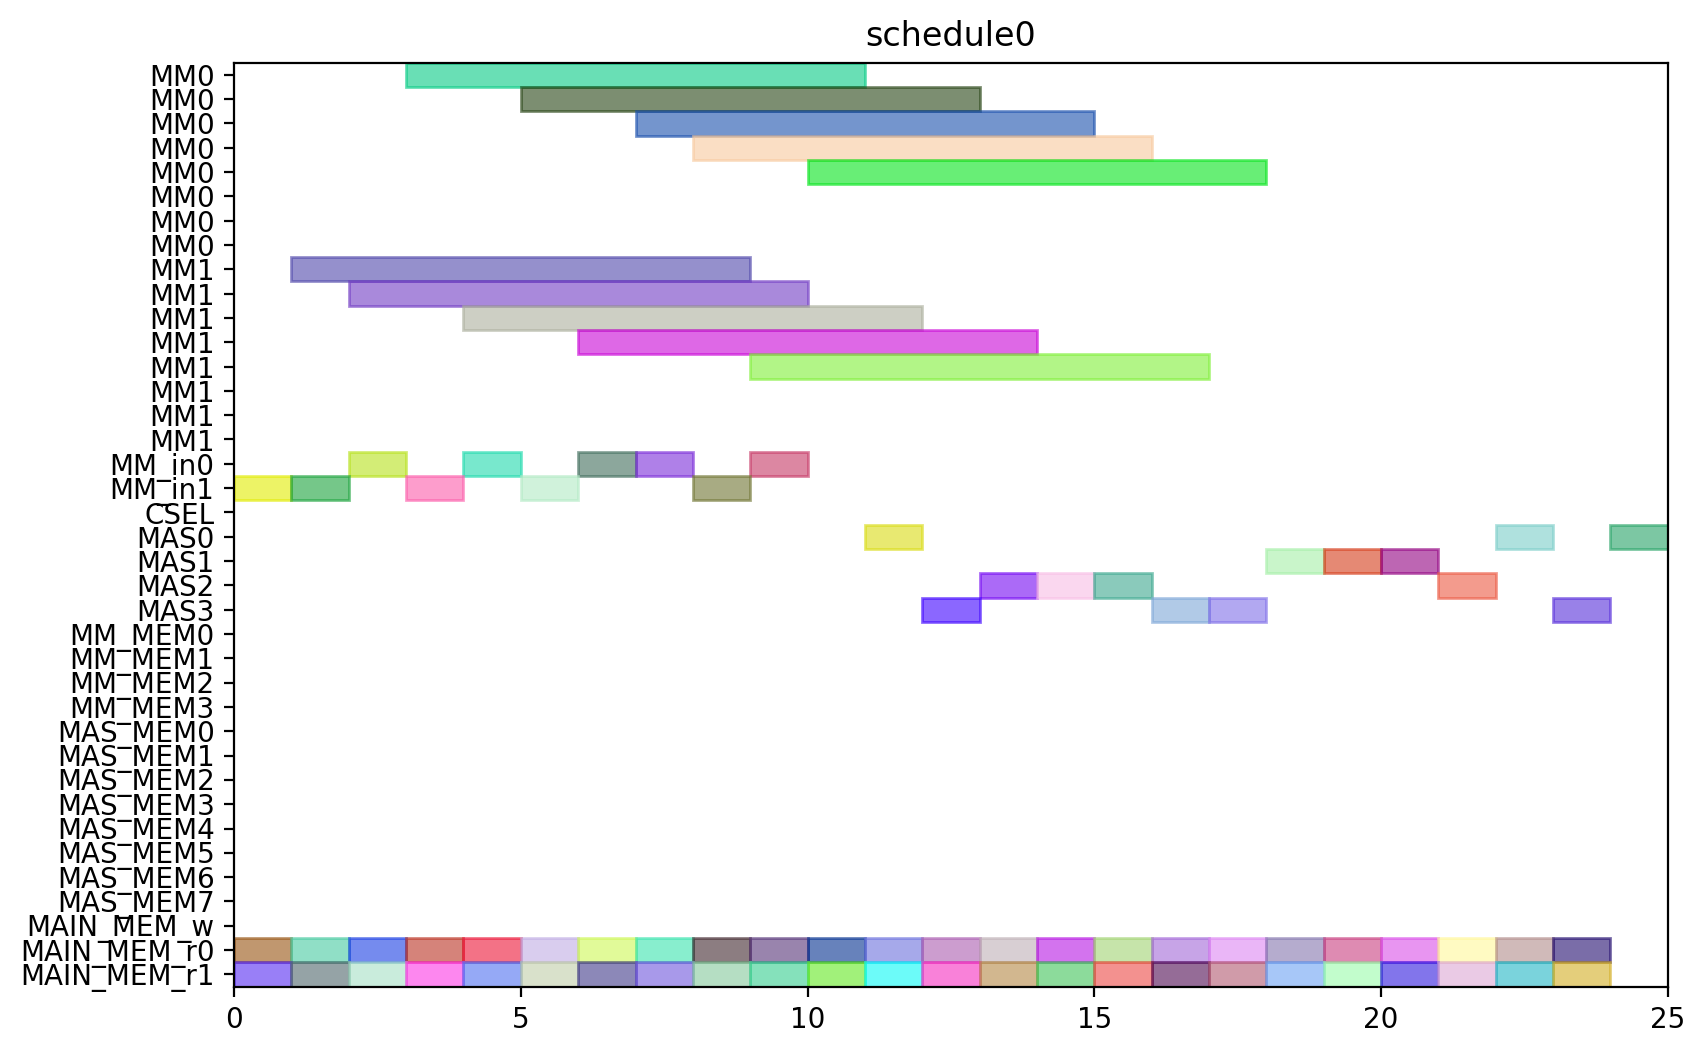

Python code for this plot:
from pyschedule import Scenario, solvers, plotters, alt


def solve():
	horizon = 120
	S = Scenario("schedule0", horizon=horizon)

	# resource
	MM = S.Resources('MM', num=2, size=8)
	MM_in = S.Resources('MM_in', num=2)
	CSEL = S.Resource('CSEL')
	MAS = S.Resources('MAS', num=4, size=1, periods=range(1, horizon))
	MM_MEM = S.Resources('MM_MEM', num=4)
	MAS_MEM = S.Resources('MAS_MEM', num=8)
	MAIN_MEM_w = S.Resource('MAIN_MEM_w', size=1)
	MAIN_MEM_r = S.Resources('MAIN_MEM_r', num=2)

	# result of previous scheduling

	# new tasks
	t0_t0 = S.Task('t0_t0', length=1, delay_cost=1)
	t0_t0 += alt(MAS)
	t0_t0_mem0 = S.Task('t0_t0_mem0', length=1, delay_cost=1)
	t0_t0_mem0 += MAIN_MEM_r[0]
	S += t0_t0_mem0 <= t0_t0

	t0_t0_mem1 = S.Task('t0_t0_mem1', length=1, delay_cost=1)
	t0_t0_mem1 += MAIN_MEM_r[1]
	S += t0_t0_mem1 <= t0_t0

	t0_t1 = S.Task('t0_t1', length=1, delay_cost=1)
	t0_t1 += alt(MAS)
	t0_t1_mem0 = S.Task('t0_t1_mem0', length=1, delay_cost=1)
	t0_t1_mem0 += MAIN_MEM_r[0]
	S += t0_t1_mem0 <= t0_t1

	t0_t1_mem1 = S.Task('t0_t1_mem1', length=1, delay_cost=1)
	t0_t1_mem1 += MAIN_MEM_r[1]
	S += t0_t1_mem1 <= t0_t1

	t0_t3 = S.Task('t0_t3', length=8, delay_cost=1)
	t0_t3 += alt(MM)
	t0_t3_in = S.Task('t0_t3_in', length=1, delay_cost=1)
	t0_t3_in += alt(MM_in)
	S += t0_t3_in*MM_in[0]<=t0_t3*MM[0]
	S += t0_t3_in*MM_in[1]<=t0_t3*MM[1]
	t0_t3_mem0 = S.Task('t0_t3_mem0', length=1, delay_cost=1)
	t0_t3_mem0 += MAIN_MEM_r[0]
	S += t0_t3_mem0 <= t0_t3

	t0_t3_mem1 = S.Task('t0_t3_mem1', length=1, delay_cost=1)
	t0_t3_mem1 += MAIN_MEM_r[1]
	S += t0_t3_mem1 <= t0_t3

	t10 = S.Task('t10', length=1, delay_cost=1)
	t10 += alt(MAS)
	t10_mem0 = S.Task('t10_mem0', length=1, delay_cost=1)
	t10_mem0 += MAIN_MEM_r[0]
	S += t10_mem0 <= t10

	t10_mem1 = S.Task('t10_mem1', length=1, delay_cost=1)
	t10_mem1 += MAIN_MEM_r[1]
	S += t10_mem1 <= t10

	t11 = S.Task('t11', length=1, delay_cost=1)
	t11 += alt(MAS)
	t11_mem0 = S.Task('t11_mem0', length=1, delay_cost=1)
	t11_mem0 += MAIN_MEM_r[0]
	S += t11_mem0 <= t11

	t11_mem1 = S.Task('t11_mem1', length=1, delay_cost=1)
	t11_mem1 += MAIN_MEM_r[1]
	S += t11_mem1 <= t11

	t3_t0 = S.Task('t3_t0', length=8, delay_cost=1)
	t3_t0 += alt(MM)
	t3_t0_in = S.Task('t3_t0_in', length=1, delay_cost=1)
	t3_t0_in += alt(MM_in)
	S += t3_t0_in*MM_in[0]<=t3_t0*MM[0]
	S += t3_t0_in*MM_in[1]<=t3_t0*MM[1]
	t3_t0_mem0 = S.Task('t3_t0_mem0', length=1, delay_cost=1)
	t3_t0_mem0 += MAIN_MEM_r[0]
	S += t3_t0_mem0 <= t3_t0

	t3_t0_mem1 = S.Task('t3_t0_mem1', length=1, delay_cost=1)
	t3_t0_mem1 += MAIN_MEM_r[1]
	S += t3_t0_mem1 <= t3_t0

	t3_t1 = S.Task('t3_t1', length=8, delay_cost=1)
	t3_t1 += alt(MM)
	t3_t1_in = S.Task('t3_t1_in', length=1, delay_cost=1)
	t3_t1_in += alt(MM_in)
	S += t3_t1_in*MM_in[0]<=t3_t1*MM[0]
	S += t3_t1_in*MM_in[1]<=t3_t1*MM[1]
	t3_t1_mem0 = S.Task('t3_t1_mem0', length=1, delay_cost=1)
	t3_t1_mem0 += MAIN_MEM_r[0]
	S += t3_t1_mem0 <= t3_t1

	t3_t1_mem1 = S.Task('t3_t1_mem1', length=1, delay_cost=1)
	t3_t1_mem1 += MAIN_MEM_r[1]
	S += t3_t1_mem1 <= t3_t1

	t3_t2 = S.Task('t3_t2', length=1, delay_cost=1)
	t3_t2 += alt(MAS)
	t3_t2_mem0 = S.Task('t3_t2_mem0', length=1, delay_cost=1)
	t3_t2_mem0 += MAIN_MEM_r[0]
	S += t3_t2_mem0 <= t3_t2

	t3_t2_mem1 = S.Task('t3_t2_mem1', length=1, delay_cost=1)
	t3_t2_mem1 += MAIN_MEM_r[1]
	S += t3_t2_mem1 <= t3_t2

	t3_t3 = S.Task('t3_t3', length=1, delay_cost=1)
	t3_t3 += alt(MAS)
	t3_t3_mem0 = S.Task('t3_t3_mem0', length=1, delay_cost=1)
	t3_t3_mem0 += MAIN_MEM_r[0]
	S += t3_t3_mem0 <= t3_t3

	t3_t3_mem1 = S.Task('t3_t3_mem1', length=1, delay_cost=1)
	t3_t3_mem1 += MAIN_MEM_r[1]
	S += t3_t3_mem1 <= t3_t3

	t4_t0 = S.Task('t4_t0', length=1, delay_cost=1)
	t4_t0 += alt(MAS)
	t4_t0_mem0 = S.Task('t4_t0_mem0', length=1, delay_cost=1)
	t4_t0_mem0 += MAIN_MEM_r[0]
	S += t4_t0_mem0 <= t4_t0

	t4_t0_mem1 = S.Task('t4_t0_mem1', length=1, delay_cost=1)
	t4_t0_mem1 += MAIN_MEM_r[1]
	S += t4_t0_mem1 <= t4_t0

	t4_t1 = S.Task('t4_t1', length=1, delay_cost=1)
	t4_t1 += alt(MAS)
	t4_t1_mem0 = S.Task('t4_t1_mem0', length=1, delay_cost=1)
	t4_t1_mem0 += MAIN_MEM_r[0]
	S += t4_t1_mem0 <= t4_t1

	t4_t1_mem1 = S.Task('t4_t1_mem1', length=1, delay_cost=1)
	t4_t1_mem1 += MAIN_MEM_r[1]
	S += t4_t1_mem1 <= t4_t1

	t4_t3 = S.Task('t4_t3', length=8, delay_cost=1)
	t4_t3 += alt(MM)
	t4_t3_in = S.Task('t4_t3_in', length=1, delay_cost=1)
	t4_t3_in += alt(MM_in)
	S += t4_t3_in*MM_in[0]<=t4_t3*MM[0]
	S += t4_t3_in*MM_in[1]<=t4_t3*MM[1]
	t4_t3_mem0 = S.Task('t4_t3_mem0', length=1, delay_cost=1)
	t4_t3_mem0 += MAIN_MEM_r[0]
	S += t4_t3_mem0 <= t4_t3

	t4_t3_mem1 = S.Task('t4_t3_mem1', length=1, delay_cost=1)
	t4_t3_mem1 += MAIN_MEM_r[1]
	S += t4_t3_mem1 <= t4_t3

	t5_t0 = S.Task('t5_t0', length=8, delay_cost=1)
	t5_t0 += alt(MM)
	t5_t0_in = S.Task('t5_t0_in', length=1, delay_cost=1)
	t5_t0_in += alt(MM_in)
	S += t5_t0_in*MM_in[0]<=t5_t0*MM[0]
	S += t5_t0_in*MM_in[1]<=t5_t0*MM[1]
	t5_t0_mem0 = S.Task('t5_t0_mem0', length=1, delay_cost=1)
	t5_t0_mem0 += MAIN_MEM_r[0]
	S += t5_t0_mem0 <= t5_t0

	t5_t0_mem1 = S.Task('t5_t0_mem1', length=1, delay_cost=1)
	t5_t0_mem1 += MAIN_MEM_r[1]
	S += t5_t0_mem1 <= t5_t0

	t5_t1 = S.Task('t5_t1', length=8, delay_cost=1)
	t5_t1 += alt(MM)
	t5_t1_in = S.Task('t5_t1_in', length=1, delay_cost=1)
	t5_t1_in += alt(MM_in)
	S += t5_t1_in*MM_in[0]<=t5_t1*MM[0]
	S += t5_t1_in*MM_in[1]<=t5_t1*MM[1]
	t5_t1_mem0 = S.Task('t5_t1_mem0', length=1, delay_cost=1)
	t5_t1_mem0 += MAIN_MEM_r[0]
	S += t5_t1_mem0 <= t5_t1

	t5_t1_mem1 = S.Task('t5_t1_mem1', length=1, delay_cost=1)
	t5_t1_mem1 += MAIN_MEM_r[1]
	S += t5_t1_mem1 <= t5_t1

	t5_t2 = S.Task('t5_t2', length=1, delay_cost=1)
	t5_t2 += alt(MAS)
	t5_t2_mem0 = S.Task('t5_t2_mem0', length=1, delay_cost=1)
	t5_t2_mem0 += MAIN_MEM_r[0]
	S += t5_t2_mem0 <= t5_t2

	t5_t2_mem1 = S.Task('t5_t2_mem1', length=1, delay_cost=1)
	t5_t2_mem1 += MAIN_MEM_r[1]
	S += t5_t2_mem1 <= t5_t2

	t5_t3 = S.Task('t5_t3', length=1, delay_cost=1)
	t5_t3 += alt(MAS)
	t5_t3_mem0 = S.Task('t5_t3_mem0', length=1, delay_cost=1)
	t5_t3_mem0 += MAIN_MEM_r[0]
	S += t5_t3_mem0 <= t5_t3

	t5_t3_mem1 = S.Task('t5_t3_mem1', length=1, delay_cost=1)
	t5_t3_mem1 += MAIN_MEM_r[1]
	S += t5_t3_mem1 <= t5_t3

	t6_t0 = S.Task('t6_t0', length=8, delay_cost=1)
	t6_t0 += alt(MM)
	t6_t0_in = S.Task('t6_t0_in', length=1, delay_cost=1)
	t6_t0_in += alt(MM_in)
	S += t6_t0_in*MM_in[0]<=t6_t0*MM[0]
	S += t6_t0_in*MM_in[1]<=t6_t0*MM[1]
	t6_t0_mem0 = S.Task('t6_t0_mem0', length=1, delay_cost=1)
	t6_t0_mem0 += MAIN_MEM_r[0]
	S += t6_t0_mem0 <= t6_t0

	t6_t0_mem1 = S.Task('t6_t0_mem1', length=1, delay_cost=1)
	t6_t0_mem1 += MAIN_MEM_r[1]
	S += t6_t0_mem1 <= t6_t0

	t6_t1 = S.Task('t6_t1', length=8, delay_cost=1)
	t6_t1 += alt(MM)
	t6_t1_in = S.Task('t6_t1_in', length=1, delay_cost=1)
	t6_t1_in += alt(MM_in)
	S += t6_t1_in*MM_in[0]<=t6_t1*MM[0]
	S += t6_t1_in*MM_in[1]<=t6_t1*MM[1]
	t6_t1_mem0 = S.Task('t6_t1_mem0', length=1, delay_cost=1)
	t6_t1_mem0 += MAIN_MEM_r[0]
	S += t6_t1_mem0 <= t6_t1

	t6_t1_mem1 = S.Task('t6_t1_mem1', length=1, delay_cost=1)
	t6_t1_mem1 += MAIN_MEM_r[1]
	S += t6_t1_mem1 <= t6_t1

	t6_t2 = S.Task('t6_t2', length=1, delay_cost=1)
	t6_t2 += alt(MAS)
	t6_t2_mem0 = S.Task('t6_t2_mem0', length=1, delay_cost=1)
	t6_t2_mem0 += MAIN_MEM_r[0]
	S += t6_t2_mem0 <= t6_t2

	t6_t2_mem1 = S.Task('t6_t2_mem1', length=1, delay_cost=1)
	t6_t2_mem1 += MAIN_MEM_r[1]
	S += t6_t2_mem1 <= t6_t2

	t6_t3 = S.Task('t6_t3', length=1, delay_cost=1)
	t6_t3 += alt(MAS)
	t6_t3_mem0 = S.Task('t6_t3_mem0', length=1, delay_cost=1)
	t6_t3_mem0 += MAIN_MEM_r[0]
	S += t6_t3_mem0 <= t6_t3

	t6_t3_mem1 = S.Task('t6_t3_mem1', length=1, delay_cost=1)
	t6_t3_mem1 += MAIN_MEM_r[1]
	S += t6_t3_mem1 <= t6_t3

	t7_t0 = S.Task('t7_t0', length=8, delay_cost=1)
	t7_t0 += alt(MM)
	t7_t0_in = S.Task('t7_t0_in', length=1, delay_cost=1)
	t7_t0_in += alt(MM_in)
	S += t7_t0_in*MM_in[0]<=t7_t0*MM[0]
	S += t7_t0_in*MM_in[1]<=t7_t0*MM[1]
	t7_t0_mem0 = S.Task('t7_t0_mem0', length=1, delay_cost=1)
	t7_t0_mem0 += MAIN_MEM_r[0]
	S += t7_t0_mem0 <= t7_t0

	t7_t0_mem1 = S.Task('t7_t0_mem1', length=1, delay_cost=1)
	t7_t0_mem1 += MAIN_MEM_r[1]
	S += t7_t0_mem1 <= t7_t0

	t7_t1 = S.Task('t7_t1', length=8, delay_cost=1)
	t7_t1 += alt(MM)
	t7_t1_in = S.Task('t7_t1_in', length=1, delay_cost=1)
	t7_t1_in += alt(MM_in)
	S += t7_t1_in*MM_in[0]<=t7_t1*MM[0]
	S += t7_t1_in*MM_in[1]<=t7_t1*MM[1]
	t7_t1_mem0 = S.Task('t7_t1_mem0', length=1, delay_cost=1)
	t7_t1_mem0 += MAIN_MEM_r[0]
	S += t7_t1_mem0 <= t7_t1

	t7_t1_mem1 = S.Task('t7_t1_mem1', length=1, delay_cost=1)
	t7_t1_mem1 += MAIN_MEM_r[1]
	S += t7_t1_mem1 <= t7_t1

	t7_t2 = S.Task('t7_t2', length=1, delay_cost=1)
	t7_t2 += alt(MAS)
	t7_t2_mem0 = S.Task('t7_t2_mem0', length=1, delay_cost=1)
	t7_t2_mem0 += MAIN_MEM_r[0]
	S += t7_t2_mem0 <= t7_t2

	t7_t2_mem1 = S.Task('t7_t2_mem1', length=1, delay_cost=1)
	t7_t2_mem1 += MAIN_MEM_r[1]
	S += t7_t2_mem1 <= t7_t2

	t7_t3 = S.Task('t7_t3', length=1, delay_cost=1)
	t7_t3 += alt(MAS)
	t7_t3_mem0 = S.Task('t7_t3_mem0', length=1, delay_cost=1)
	t7_t3_mem0 += MAIN_MEM_r[0]
	S += t7_t3_mem0 <= t7_t3

	t7_t3_mem1 = S.Task('t7_t3_mem1', length=1, delay_cost=1)
	t7_t3_mem1 += MAIN_MEM_r[1]
	S += t7_t3_mem1 <= t7_t3

	solvers.mip.solve(S,msg=1,kind='CPLEX',ratio_gap=1.01)

	solution = [['hoge']*len(S.solution()[1]) for i in range(len(S.solution()))]
	for i in range(len(S.solution())):
		for j in range(len(S.solution()[i])):
			solution[i][j]=str(S.solution()[i][j])
	print(solution)

	cycles = int(solution[-1][3])

	pic_file_name = "/home/mfukuda/ABE/multiRAM_multiMAS_16mux/scheduling_result/stage8MM2_stage1MAS4/SQR012345/schedule0.png"
	if(S.solution() != []):
		plotters.matplotlib.plot(S,img_filename=pic_file_name, show_task_labels=False, fig_size=(cycles*0.25+3, 6))

	return solution
